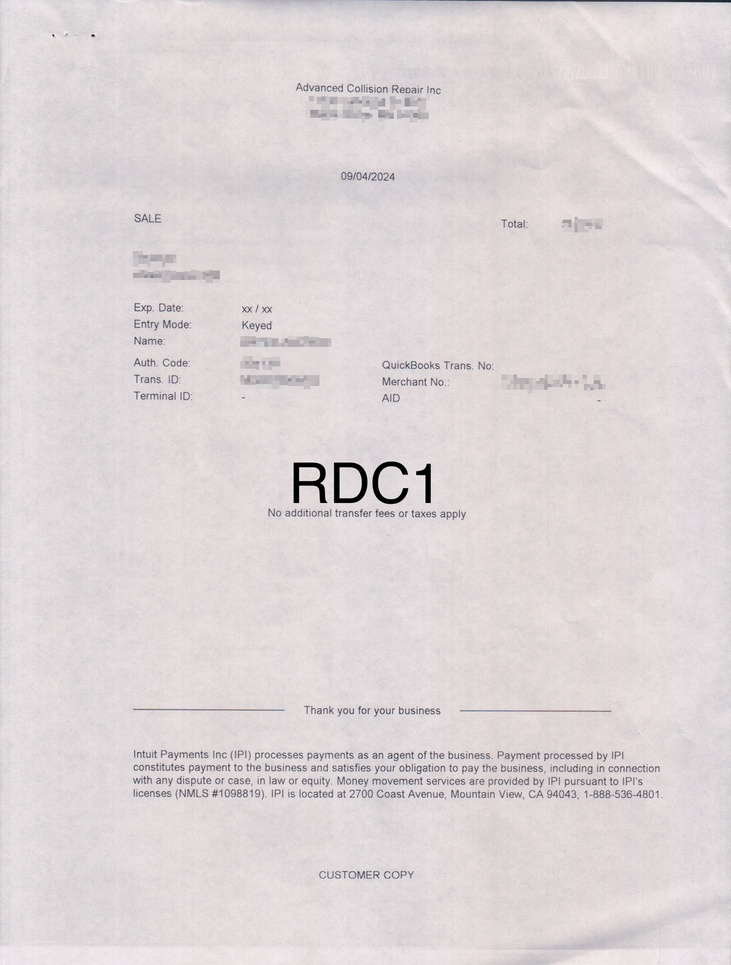
#> input picture RDC_1.jpeg, 731 x 965 px, shrunk from 2544 x 3360 before the run
$ python -i opt.py   (imports and definitions only)
#> lines starting #> are read from the running program, lines starting #| are printed output that depends on the picture; after the words box and inside, x2 and y2 are one past the last pixel; in counts of white or black regions, pixels touching at a corner belong together
#> the answer given: RDC_1.jpeg
from PIL import Image, ImageEnhance, ImageFilter
from reportlab.pdfgen import canvas
from reportlab.lib.pagesizes import letter
import tkinter as tk
from tkinter import filedialog
import os

def optimize_image(image_path, output_path):
    """
    Optimize an image by converting it to grayscale, enhancing contrast and brightness,
    applying a median filter to reduce noise, and applying a threshold to create a binary image.
    Save the optimized image to the specified output path.
    """
#> called with image_path = 'RDC_1.jpeg', output_path = 'out.png'
    # Open the image
    img = Image.open(image_path)
#> img is the input picture: PIL image 731x965 RGB; mean R, G, B 221.2, 213.7, 215

    # Convert to grayscale
    img = img.convert('L')
#> img: PIL image 731x965 L

    # Enhance contrast
    enhancer = ImageEnhance.Contrast(img)
    img = enhancer.enhance(2.0)
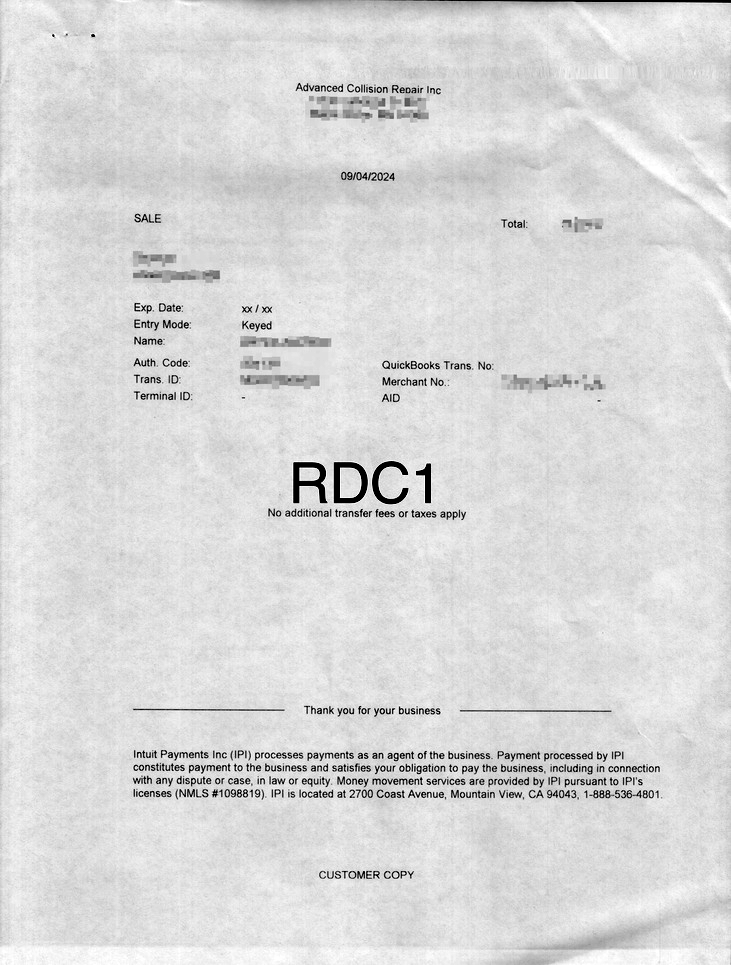
#> img: PIL image 731x965 L; min 0, max 255, mean 216.8

    # Enhance brightness
    enhancer = ImageEnhance.Brightness(img)
    img = enhancer.enhance(1.2)
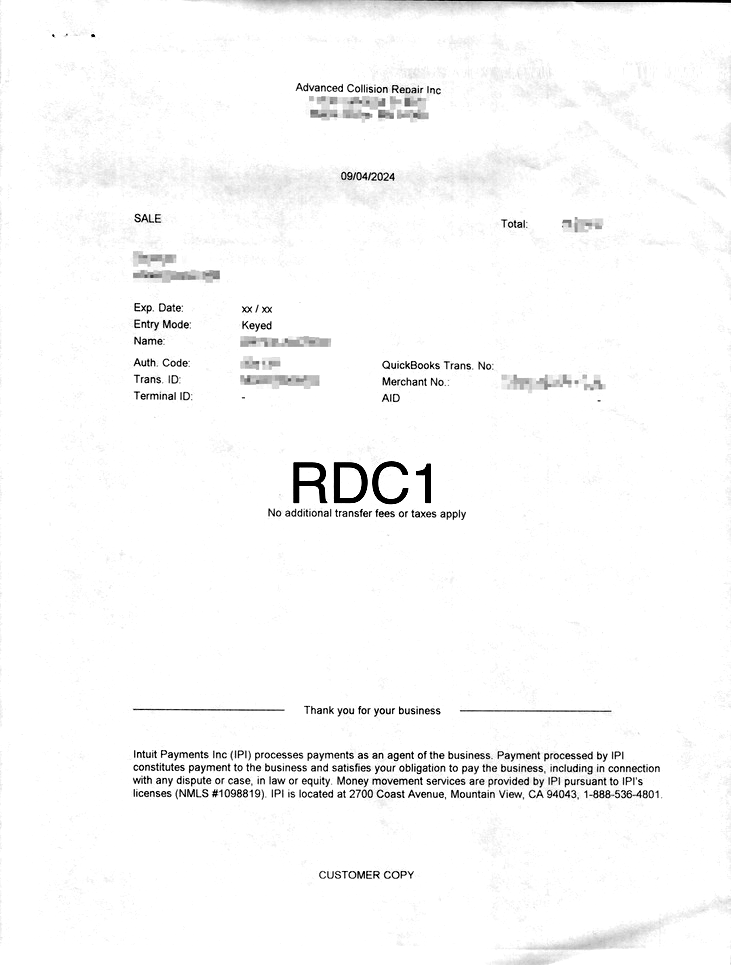
#> img: PIL image 731x965 L; min 0, max 255, mean 248.8

    # Apply a median filter to reduce noise and smooth out texture
    img = img.filter(ImageFilter.MedianFilter(size=3))

    # Apply a threshold to create a binary image (black and white)
    threshold = 128
    img = img.point(lambda p: p > threshold and 255)
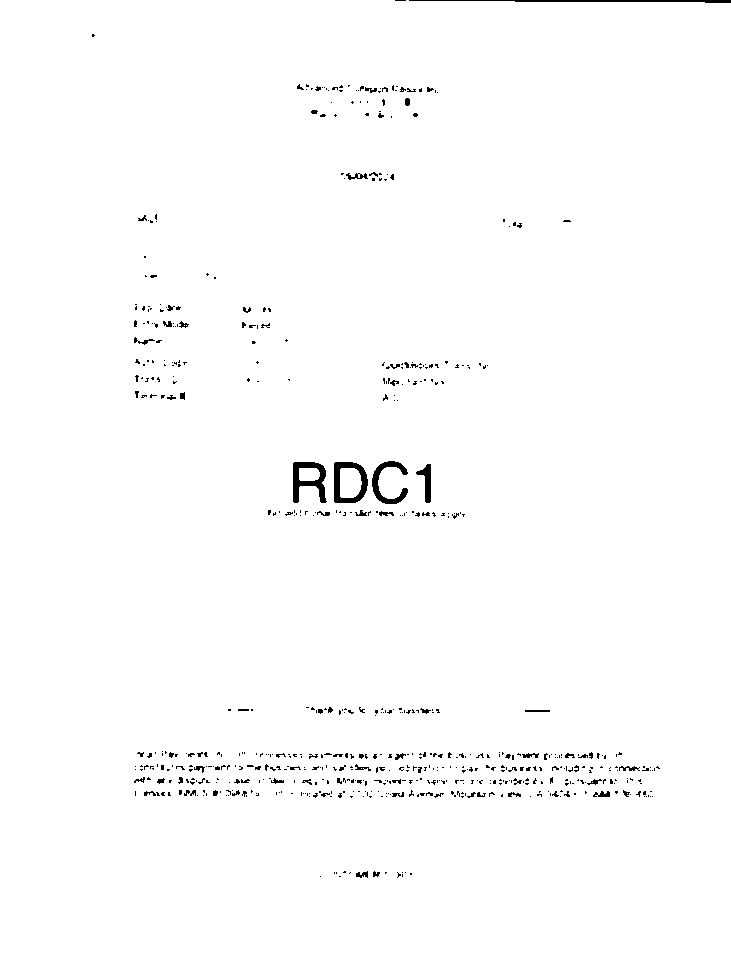
#> img: PIL image 731x965 L; 98.9% white; 621 black regions (548 under 20 px), largest, box (x1, y1, x2, y2) and area: (293, 462, 327, 503) 688, (334, 462, 368, 503) 657, (409, 0, 731, 3) 564

    # Save optimized image
    img.save(output_path)

def convert_to_pdf(image_paths, pdf_path):
    """
    Create a PDF from the specified image paths.
    """
    # Create a PDF
    c = canvas.Canvas(pdf_path, pagesize=letter)

    # Iterate over the image paths and add each image to the PDF
    for i, image_path in enumerate(image_paths):
        base_name = os.path.splitext(os.path.basename(image_path))[0]
        optimized_image_path = f"{base_name}_optimized.jpg"
        optimize_image(image_path, optimized_image_path)
        c.drawImage(optimized_image_path, 0, 0, width=letter[0], height=letter[1],
                    preserveAspectRatio=True, anchor='n')
        os.remove(optimized_image_path)

        # Add a new page for the next image
        if i < len(image_paths) - 1:
            c.showPage()

    # Check if the output file already exists
    if os.path.exists(pdf_path):
        # Prompt the user to confirm if they want to overwrite the file
        response = input(f"File '{pdf_path}' already exists. Overwrite? (y/n) ")
        if response.lower() != 'y':
            print('Quitting...')
            exit()

    # Save the PDF
    c.save()

# Ask user for input images
# [5 lines not run here, left out]
input_image_paths = filedialog.askopenfilenames()

# Set output PDF path
if len(input_image_paths) == 1:
    output_pdf_path = os.path.splitext(input_image_paths[0])[0] + '.pdf'
else:
    output_pdf_path = os.path.splitext(input_image_paths[0])[0] + '_combined.pdf'

# [4 lines not run here, left out]

>>> result = optimize_image('RDC_1.jpeg', 'out.png')
